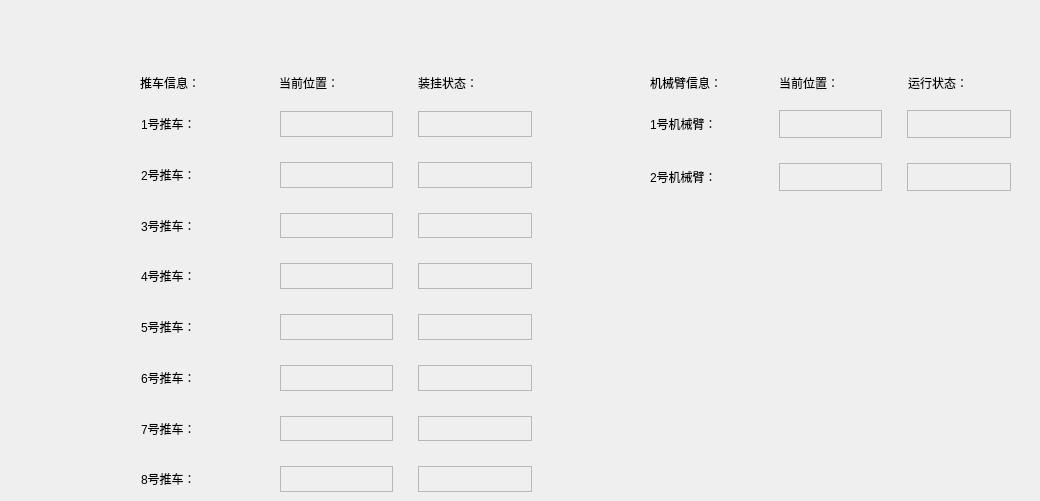
   <widget class="QWidget" name="tab_3">
    <attribute name="title">
     <string>   设备信息   </string>
    </attribute>
    <widget class="QWidget" name="layoutWidget_11">
     <property name="geometry">
      <rect>
       <x>650</x>
       <y>70</y>
       <width>381</width>
       <height>25</height>
      </rect>
     </property>
     <layout class="QHBoxLayout" name="horizontalLayout_9">
      <item>
       <widget class="QLabel" name="label_329">
        <property name="text">
         <string>机械臂信息：</string>
        </property>
       </widget>
      </item>
      <item>
       <widget class="QLabel" name="label_330">
        <property name="text">
         <string>当前位置：</string>
        </property>
       </widget>
      </item>
      <item>
       <widget class="QLabel" name="label_331">
        <property name="text">
         <string>运行状态：</string>
        </property>
       </widget>
      </item>
     </layout>
    </widget>
    <widget class="QWidget" name="layoutWidget">
     <property name="geometry">
      <rect>
       <x>141</x>
       <y>111</y>
       <width>391</width>
       <height>381</height>
      </rect>
     </property>
     <layout class="QGridLayout" name="gridLayout_6">
      <property name="spacing">
       <number>25</number>
      </property>
      <item row="0" column="0">
       <widget class="QLabel" name="label_109">
        <property name="text">
         <string>1号推车：</string>
        </property>
       </widget>
      </item>
      <item row="0" column="1">
       <widget class="QLabel" name="label_110">
        <property name="acceptDrops">
         <bool>false</bool>
        </property>
        <property name="autoFillBackground">
         <bool>false</bool>
        </property>
        <property name="frameShape">
         <enum>QFrame::StyledPanel</enum>
        </property>
        <property name="frameShadow">
         <enum>QFrame::Plain</enum>
        </property>
        <property name="text">
         <string/>
        </property>
       </widget>
      </item>
      <item row="0" column="2">
       <widget class="QLabel" name="label_111">
        <property name="acceptDrops">
         <bool>false</bool>
        </property>
        <property name="autoFillBackground">
         <bool>false</bool>
        </property>
        <property name="frameShape">
         <enum>QFrame::StyledPanel</enum>
        </property>
        <property name="frameShadow">
         <enum>QFrame::Plain</enum>
        </property>
        <property name="text">
         <string/>
        </property>
       </widget>
      </item>
      <item row="1" column="0">
       <widget class="QLabel" name="label_113">
        <property name="text">
         <string>2号推车：</string>
        </property>
       </widget>
      </item>
      <item row="1" column="1">
       <widget class="QLabel" name="label_114">
        <property name="acceptDrops">
         <bool>false</bool>
        </property>
        <property name="autoFillBackground">
         <bool>false</bool>
        </property>
        <property name="frameShape">
         <enum>QFrame::StyledPanel</enum>
        </property>
        <property name="frameShadow">
         <enum>QFrame::Plain</enum>
        </property>
        <property name="text">
         <string/>
        </property>
       </widget>
      </item>
      <item row="1" column="2">
       <widget class="QLabel" name="label_115">
        <property name="acceptDrops">
         <bool>false</bool>
        </property>
        <property name="autoFillBackground">
         <bool>false</bool>
        </property>
        <property name="frameShape">
         <enum>QFrame::StyledPanel</enum>
        </property>
        <property name="frameShadow">
         <enum>QFrame::Plain</enum>
        </property>
        <property name="text">
         <string/>
        </property>
       </widget>
      </item>
      <item row="2" column="0">
       <widget class="QLabel" name="label_117">
        <property name="text">
         <string>3号推车：</string>
        </property>
       </widget>
      </item>
      <item row="2" column="1">
       <widget class="QLabel" name="label_118">
        <property name="acceptDrops">
         <bool>false</bool>
        </property>
        <property name="autoFillBackground">
         <bool>false</bool>
        </property>
        <property name="frameShape">
         <enum>QFrame::StyledPanel</enum>
        </property>
        <property name="frameShadow">
         <enum>QFrame::Plain</enum>
        </property>
        <property name="text">
         <string/>
        </property>
       </widget>
      </item>
      <item row="2" column="2">
       <widget class="QLabel" name="label_119">
        <property name="acceptDrops">
         <bool>false</bool>
        </property>
        <property name="autoFillBackground">
         <bool>false</bool>
        </property>
        <property name="frameShape">
         <enum>QFrame::StyledPanel</enum>
        </property>
        <property name="frameShadow">
         <enum>QFrame::Plain</enum>
        </property>
        <property name="text">
         <string/>
        </property>
       </widget>
      </item>
      <item row="3" column="0">
       <widget class="QLabel" name="label_121">
        <property name="text">
         <string>4号推车：</string>
        </property>
       </widget>
      </item>
      <item row="3" column="1">
       <widget class="QLabel" name="label_122">
        <property name="acceptDrops">
         <bool>false</bool>
        </property>
        <property name="autoFillBackground">
         <bool>false</bool>
        </property>
        <property name="frameShape">
         <enum>QFrame::StyledPanel</enum>
        </property>
        <property name="frameShadow">
         <enum>QFrame::Plain</enum>
        </property>
        <property name="text">
         <string/>
        </property>
       </widget>
      </item>
      <item row="3" column="2">
       <widget class="QLabel" name="label_123">
        <property name="acceptDrops">
         <bool>false</bool>
        </property>
        <property name="autoFillBackground">
         <bool>false</bool>
        </property>
        <property name="frameShape">
         <enum>QFrame::StyledPanel</enum>
        </property>
        <property name="frameShadow">
         <enum>QFrame::Plain</enum>
        </property>
        <property name="text">
         <string/>
        </property>
       </widget>
      </item>
      <item row="4" column="0">
       <widget class="QLabel" name="label_125">
        <property name="text">
         <string>5号推车：</string>
        </property>
       </widget>
      </item>
      <item row="4" column="1">
       <widget class="QLabel" name="label_126">
        <property name="acceptDrops">
         <bool>false</bool>
        </property>
        <property name="autoFillBackground">
         <bool>false</bool>
        </property>
        <property name="frameShape">
         <enum>QFrame::StyledPanel</enum>
        </property>
        <property name="frameShadow">
         <enum>QFrame::Plain</enum>
        </property>
        <property name="text">
         <string/>
        </property>
       </widget>
      </item>
      <item row="4" column="2">
       <widget class="QLabel" name="label_127">
        <property name="acceptDrops">
         <bool>false</bool>
        </property>
        <property name="autoFillBackground">
         <bool>false</bool>
        </property>
        <property name="frameShape">
         <enum>QFrame::StyledPanel</enum>
        </property>
        <property name="frameShadow">
         <enum>QFrame::Plain</enum>
        </property>
        <property name="text">
         <string/>
        </property>
       </widget>
      </item>
      <item row="5" column="0">
       <widget class="QLabel" name="label_129">
        <property name="text">
         <string>6号推车：</string>
        </property>
       </widget>
      </item>
      <item row="5" column="1">
       <widget class="QLabel" name="label_130">
        <property name="acceptDrops">
         <bool>false</bool>
        </property>
        <property name="autoFillBackground">
         <bool>false</bool>
        </property>
        <property name="frameShape">
         <enum>QFrame::StyledPanel</enum>
        </property>
        <property name="frameShadow">
         <enum>QFrame::Plain</enum>
        </property>
        <property name="text">
         <string/>
        </property>
       </widget>
      </item>
      <item row="5" column="2">
       <widget class="QLabel" name="label_131">
        <property name="acceptDrops">
         <bool>false</bool>
        </property>
        <property name="autoFillBackground">
         <bool>false</bool>
        </property>
        <property name="frameShape">
         <enum>QFrame::StyledPanel</enum>
        </property>
        <property name="frameShadow">
         <enum>QFrame::Plain</enum>
        </property>
        <property name="text">
         <string/>
        </property>
       </widget>
      </item>
      <item row="6" column="0">
       <widget class="QLabel" name="label_229">
        <property name="text">
         <string>7号推车：</string>
        </property>
       </widget>
      </item>
      <item row="6" column="1">
       <widget class="QLabel" name="label_231">
        <property name="acceptDrops">
         <bool>false</bool>
        </property>
        <property name="autoFillBackground">
         <bool>false</bool>
        </property>
        <property name="frameShape">
         <enum>QFrame::StyledPanel</enum>
        </property>
        <property name="frameShadow">
         <enum>QFrame::Plain</enum>
        </property>
        <property name="text">
         <string/>
        </property>
       </widget>
      </item>
      <item row="6" column="2">
       <widget class="QLabel" name="label_230">
        <property name="acceptDrops">
         <bool>false</bool>
        </property>
        <property name="autoFillBackground">
         <bool>false</bool>
        </property>
        <property name="frameShape">
         <enum>QFrame::StyledPanel</enum>
        </property>
        <property name="frameShadow">
         <enum>QFrame::Plain</enum>
        </property>
        <property name="text">
         <string/>
        </property>
       </widget>
      </item>
      <item row="7" column="0">
       <widget class="QLabel" name="label_233">
        <property name="text">
         <string>8号推车：</string>
        </property>
       </widget>
      </item>
      <item row="7" column="1">
       <widget class="QLabel" name="label_232">
        <property name="acceptDrops">
         <bool>false</bool>
        </property>
        <property name="autoFillBackground">
         <bool>false</bool>
        </property>
        <property name="frameShape">
         <enum>QFrame::StyledPanel</enum>
        </property>
        <property name="frameShadow">
         <enum>QFrame::Plain</enum>
        </property>
        <property name="text">
         <string/>
        </property>
       </widget>
      </item>
      <item row="7" column="2">
       <widget class="QLabel" name="label_235">
        <property name="acceptDrops">
         <bool>false</bool>
        </property>
        <property name="autoFillBackground">
         <bool>false</bool>
        </property>
        <property name="frameShape">
         <enum>QFrame::StyledPanel</enum>
        </property>
        <property name="frameShadow">
         <enum>QFrame::Plain</enum>
        </property>
        <property name="text">
         <string/>
        </property>
       </widget>
      </item>
     </layout>
    </widget>
    <widget class="QWidget" name="layoutWidget">
     <property name="geometry">
      <rect>
       <x>140</x>
       <y>70</y>
       <width>411</width>
       <height>25</height>
      </rect>
     </property>
     <layout class="QHBoxLayout" name="horizontalLayout_5">
      <item>
       <widget class="QLabel" name="label_120">
        <property name="text">
         <string>推车信息：</string>
        </property>
       </widget>
      </item>
      <item>
       <widget class="QLabel" name="label_112">
        <property name="text">
         <string>当前位置：</string>
        </property>
       </widget>
      </item>
      <item>
       <widget class="QLabel" name="label_116">
        <property name="text">
         <string>装挂状态：</string>
        </property>
       </widget>
      </item>
     </layout>
    </widget>
    <widget class="QWidget" name="layoutWidget">
     <property name="geometry">
      <rect>
       <x>650</x>
       <y>110</y>
       <width>361</width>
       <height>81</height>
      </rect>
     </property>
     <layout class="QGridLayout" name="gridLayout_10">
      <property name="spacing">
       <number>25</number>
      </property>
      <item row="0" column="0">
       <widget class="QLabel" name="label_332">
        <property name="text">
         <string>1号机械臂：</string>
        </property>
       </widget>
      </item>
      <item row="0" column="1">
       <widget class="QLabel" name="label_333">
        <property name="acceptDrops">
         <bool>false</bool>
        </property>
        <property name="autoFillBackground">
         <bool>false</bool>
        </property>
        <property name="frameShape">
         <enum>QFrame::StyledPanel</enum>
        </property>
        <property name="frameShadow">
         <enum>QFrame::Plain</enum>
        </property>
        <property name="text">
         <string/>
        </property>
       </widget>
      </item>
      <item row="0" column="2">
       <widget class="QLabel" name="label_334">
        <property name="acceptDrops">
         <bool>false</bool>
        </property>
        <property name="autoFillBackground">
         <bool>false</bool>
        </property>
        <property name="frameShape">
         <enum>QFrame::StyledPanel</enum>
        </property>
        <property name="frameShadow">
         <enum>QFrame::Plain</enum>
        </property>
        <property name="text">
         <string/>
        </property>
       </widget>
      </item>
      <item row="1" column="0">
       <widget class="QLabel" name="label_336">
        <property name="text">
         <string>2号机械臂：</string>
        </property>
       </widget>
      </item>
      <item row="1" column="1">
       <widget class="QLabel" name="label_337">
        <property name="acceptDrops">
         <bool>false</bool>
        </property>
        <property name="autoFillBackground">
         <bool>false</bool>
        </property>
        <property name="frameShape">
         <enum>QFrame::StyledPanel</enum>
        </property>
        <property name="frameShadow">
         <enum>QFrame::Plain</enum>
        </property>
        <property name="text">
         <string/>
        </property>
       </widget>
      </item>
      <item row="1" column="2">
       <widget class="QLabel" name="label_335">
        <property name="acceptDrops">
         <bool>false</bool>
        </property>
        <property name="autoFillBackground">
         <bool>false</bool>
        </property>
        <property name="frameShape">
         <enum>QFrame::StyledPanel</enum>
        </property>
        <property name="frameShadow">
         <enum>QFrame::Plain</enum>
        </property>
        <property name="text">
         <string/>
        </property>
       </widget>
      </item>
     </layout>
    </widget>
   </widget>
